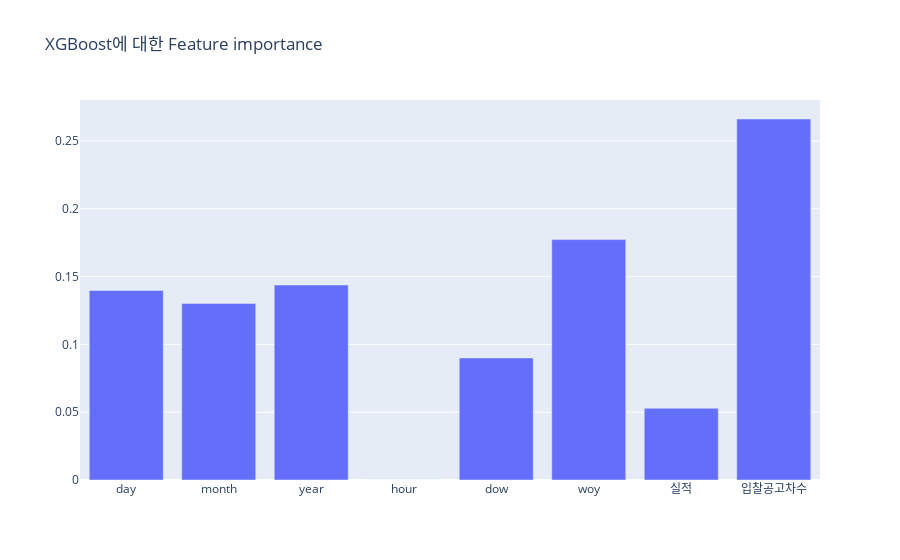

Write notebook code for a chart like this one.
### Code cell
fig = go.Figure()
fig.add_trace(go.Bar(x =X_train.columns  , y =XGB_grid_2.feature_importances_ ))

fig.update_layout(title = 'XGBoost에 대한 Feature importance')

### Figure 1 — Plotly figure (JSON) as saved in the notebook; plotly's stock layout.template omitted (floating-point values rounded to 4 significant figures)
{"data": [{"type": "bar", "x": ["day", "month", "year", "hour", "dow", "woy", "실적", "입찰공고차수"], "y": [0.1397, 0.1302, 0.1438, 0, 0.09, 0.1773, 0.05287, 0.2662]}], "layout": {"title": {"text": "XGBoost에 대한 Feature importance"}}}
